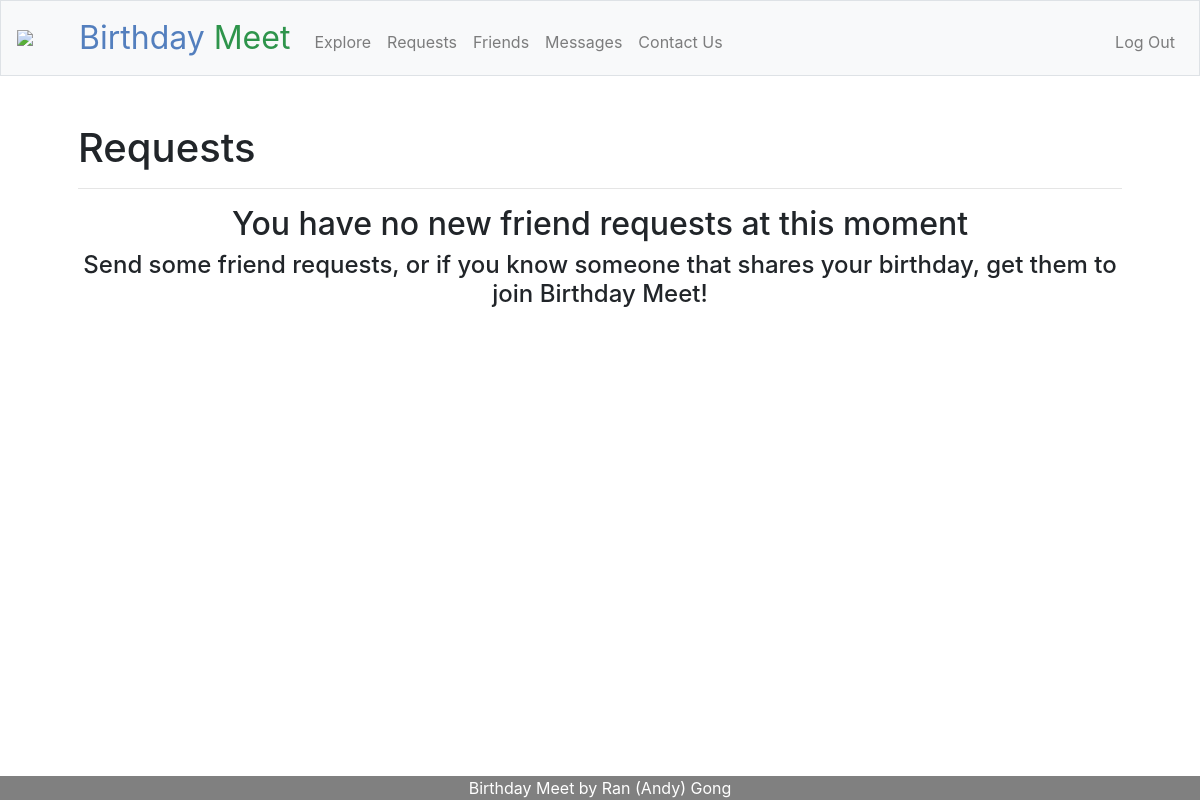
/requests (signed in), run on an earlier commit of the app's database.
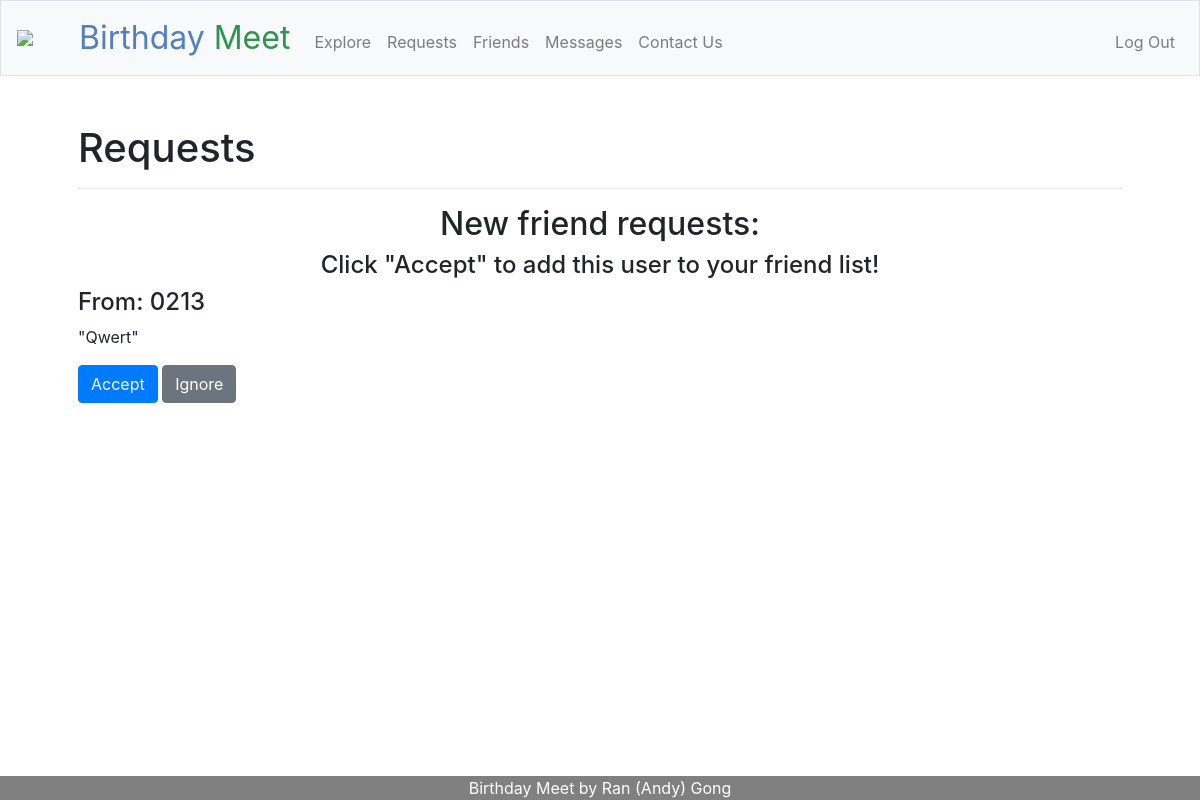
And on a later commit of the database.
### tables this page shows
CREATE TABLE requests (
id INTEGER,
sender_id INTEGER NOT NULL,
receiver_id INTEGER NOT NULL,
request_message TEXT NOT NULL,
when_sent DATE NOT NULL,
FOREIGN KEY (sender_id) REFERENCES users (id),
FOREIGN KEY (receiver_id) REFERENCES users (id),
PRIMARY KEY(id)
);

CREATE TABLE users (id INTEGER, username TEXT NOT NULL, hash TEXT NOT NULL, month INTEGER NOT NULL, day INTEGER NOT NULL, PRIMARY KEY(id));

### app.py (the view, shortened to what this page needs)
@app.route("/requests", methods=["GET", "POST"])
@login_required
def requests():
    list_of_all_requests = db.execute("SELECT * FROM requests WHERE receiver_id = ?", session.get("user_id"))
    for every_request in list_of_all_requests:
        every_request["sender_username"] = db.execute("SELECT * FROM users WHERE id = ?", every_request["sender_id"])[0]["username"]
    list_of_all_requests.reverse()
    return render_template("requests.html", list_of_all_requests=list_of_all_requests)

### app.py (called while the page is built)
@app.after_request
def after_request(response):
    response.headers["Cache-Control"] = "no-cache, no-store, must-revalidate"
    response.headers["Expires"] = 0
    response.headers["Pragma"] = "no-cache"
    return response

def login_required(f):
    @wraps(f)
    def decorated_function(*args, **kwargs):
        if session.get("user_id") is None:
            flash("You are currently not logged in!")
            return redirect("/login")
        return f(*args, **kwargs)
    return decorated_function

### templates/requests.html (shortened to what this page needs)
{% extends "layout.html" %}
{% block main %}
<h1 class="display-5 fw-bold">Requests</h1>
<hr>
{% if list_of_all_requests %}
    <h2 class="display-5 align-center">New friend requests:</h2>
    <h4 class="display-5 fw-bold align-center">Click "Accept" to add this user to your friend list!</h2>
    {% for request in list_of_all_requests %}
        <div class="form-group">
            <form action="/requests" method="post">
                <h4 class="display-5">
                    From: {{ request.sender_username }}
                </h4>
                <p>
                    "{{ request.request_message }}"
                </p>
                <button class="btn btn-primary" type="submit" name="accepts" value="true">Accept</button>
                <button class="btn btn-secondary" type="submit" name="accepts" value="false">Ignore</button>
            </form>
        </div>
    {% endfor %}
{% else %}
    <h2 class="display-5 fw-bold align-center">You have no new friend requests at this moment</h2>
    <h4 class="display-5 fw-bold align-center">Send some friend requests, or if you know someone that shares your birthday, get them to join Birthday Meet!</h4>
{% endif %}
{% endblock %}

What changed in the data, as far as the page shows it:
added requests: sender_username "0213", request_message "Qwert"
Also different on the page:
text no longer shown: "You have no new friend requests at this moment Send some friend requests, or if you know someone that shares your birthday, get them to join Birthday Meet!"
text now shown: "New friend requests: Click \"Accept\" to add this user to your friend list!"
